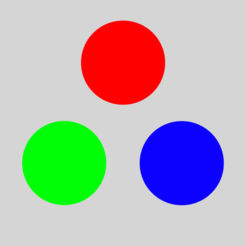
#> input picture dip/rgb.jpg, 246 x 246 px, found by its file name
$ jupyter execute --allow-errors CSE_4106_Basic_Image_Operations.ipynb
#> lines starting #> are read from the running program, lines starting #| are printed output that depends on the picture
***Google Drive Mount***

# ***Reading & Displaying an image***
* OpenCV-Python is a library of Python bindings designed to solve computer vision problems.
* cv2.imread() method loads an image from the specified file.
* If the image cannot be read (because of missing file, improper permissions, unsupported or invalid format) then this method returns an empty matrix.
* Syntax: cv2.imread(path, flag)

* Parameters:
* path: A string representing the path of the image to be read.
* flag: It specifies the way in which image should be read. It’s default value is cv2.IMREAD_COLOR.
1.   cv2.IMREAD_COLOR or 1
2.   cv2.IMREAD_GRAYSCALE 0r 0
3.   cv2.IMREAD_UNCHANGED or -1
* Return Value: This method returns an image that is loaded from the specified file.

[cell 1]
#import the libraries
import numpy as np
import matplotlib.pyplot as plt
import cv2
#reading the image
image = cv2.imread('E:\4-1\lab\dip\rgb.jpg', 1)
cv2.imshow(image)
#> (the rest of this cell did not finish here and is left out)

# ***Changing the color spaces***

*   A color space is a protocol for representing colors in a way that makes them easily reproducible. We know that grayscale images have single pixel values and color images contain 3 values for each pixel the intensities of the Red, Green and Blue channels.
*  OpenCV reads a given image in the BGR format by default. So, you’ll need to change the color space of your image from BGR to RGB when reading images using OpenCV.
* For color conversion, we use the function cv2.cvtColor(input image, flag) where flag deter- mines the type of conversion.

1. For BGR ->Gray conversion we use the flags cv2.COLOR_BGR2GRAY.
2. For BGR -> RGB conversion we use the flags cv2.COLOR_BGR2RGB.
3. For BGR -> HSV, we use the flag cv2.COLOR_BGR2HSV.

**Convert to Gray Scale**

#> (a cell that did not finish here is left out)

#> (a cell that did not finish here is left out)

#> (a cell that did not finish here is left out)

# ***Accessing Image Properties***
* Properties of the image such as shape and size are accessed using NumPy array functions.
* Image properties include number of rows, columns and channels, type of image data, number of pixels etc.

[cell 5]
#import the libraries
import numpy as np
import matplotlib.pyplot as plt
import cv2
#reading the image
image = cv2.imread('/content/rgb.jpg')
#> image is the input picture: shape (246, 246, 3); mean B, G, R 178.2, 177.8, 178.7
#Displaying image properties
print('Image shape:', image.shape)
#| Image shape: (246, 246, 3)
print('Total number of pixels:', image.size)
#| Total number of pixels: 181548
print('Dimension:', image.ndim)
#| Dimension: 3
print (type(image))
#| <class 'numpy.ndarray'>
print(image)
#> (printed output is left out)
print(image[0][0])
#| [213 213 213]

***Another ways to access the image properties***
* The image.shape function can provide the dimension of a given image.
* The shape() function stores each of the dimension of the image like the height of the image, width of the image and number of channels in the image at different indices.
1. The height of the image is stored at the index 0.
2. The width of the image is stored at index 1.
3. The number of channels in the image is stored at index 2.

[cell 6]
height = image.shape[0]
#> height = 246
width = image.shape[1]
#> width = 246
num_channels = image.shape[2]
#> num_channels = 3
print('The height of the input image is : ', height)
#| The height of the input image is :  246
print('The width of the input image is : ', width)
#| The width of the input image is :  246
print('The Number of Channels in the input image are : ', num_channels)
#| The Number of Channels in the input image are :  3

# ***Splitting & Merging Image Channels***
* The B,G,R channels of an image can be split into their individual planes when needed.
* Then, the individual channels can be merged back together to form a BGR image again.
* In OpenCV, an image is represented as a NumPy array of shape (height, width, num_channels), where num_channels corresponds to the number of color channels in the image. For a color image, the num_channels is typically 3, corresponding to the Red, Green, and Blue channels (RGB).
* Splits the image array into separate pixel arrays for each color channel (Red, Green, and Blue) using the split () function, and stores them in the r, g, and b variables.
* Merges the individual color channels into a single RGB image using the merge () function.

[cell 7]
#Splitting Image Channels
b, g, r = cv2.split(image)
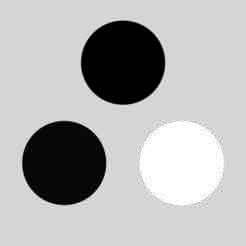
#> b: shape (246, 246); min 0, max 255, mean 178.2
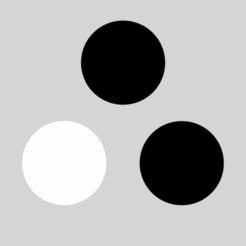
#> g: shape (246, 246); min 0, max 255, mean 177.8
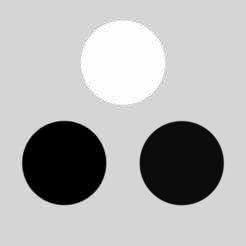
#> r: shape (246, 246); min 0, max 255, mean 178.7
rgb_image = cv2.merge((r, g, b))
num_red_pixels = cv2.countNonZero(r)
#> num_red_pixels = 55672
num_green_pixels = cv2.countNonZero(g)
#> num_green_pixels = 55276
num_blue_pixels = cv2.countNonZero(b)
#> num_blue_pixels = 55353
# Display the total number of pixels for each color channel
print('Total number of red pixels:', num_red_pixels)
#| Total number of red pixels: 55672
print('Total number of green pixels:', num_green_pixels)
#| Total number of green pixels: 55276
print('Total number of blue pixels:', num_blue_pixels)
#| Total number of blue pixels: 55353

[cell 8]
#Displaying different image channels
#creates a figure with a size of 12 inches by 10 inches and adds two subplots to it.
fig = plt.figure(figsize=(12,10))
# Creating subplot for top left corner of the grid
ax1 = fig.add_subplot(221)
# Creating subplot for top right corner of the grid
ax2 = fig.add_subplot(222)
ax1.imshow(image)
ax1.title.set_text('BGR Channeled Image')
ax2.imshow(rgb_image)
ax2.title.set_text('RGB Channeled Image')
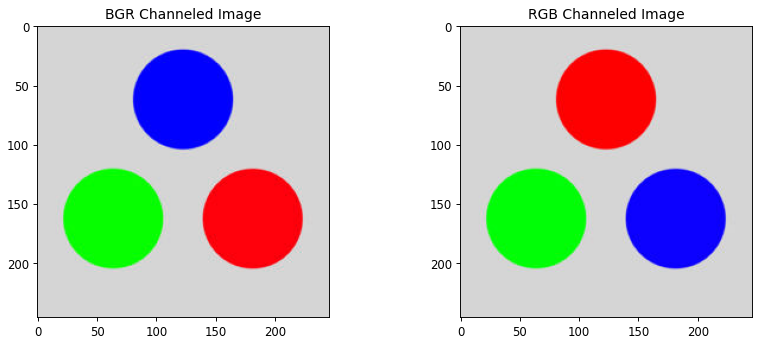
#> figure drawn by matplotlib, 2 panels; B, G, R data is drawn as R, G, B

# ***Seperating Image Channels and Displaying it Individually***

[cell 9]
#import the libraries
import numpy as np
import matplotlib.pyplot as plt
import cv2
#reading the image
image = cv2.imread('rgb.jpg')
fig, axs = plt.subplots(1, 3, figsize=(10, 5))
# Display the red channel image in the first subplot
axs[0].imshow(r)
axs[0].set_title('Red Channel')
# Display the green channel image in the second subplot
axs[1].imshow(g)
axs[1].set_title('Green Channel')
# Display the blue channel image in the third subplot
axs[2].imshow(b)
axs[2].set_title('Blue Channel')

# ***Another ways to seperate the image channels and display***

[cell 10]
import cv2
import matplotlib.pyplot as plt
# Load an image
image = cv2.imread('/content/rgb.jpg')
# Extract the channel pixel array
r = image[:,:,2]
g = image[:,:,1]
b = image[:,:,0]
print(r)
#> (printed output is left out)

# ***Seperating Image Channels and Displaying Using Color Map***

[cell 11]
fig, axs = plt.subplots(1, 3, figsize=(10, 5))
# Display the red channel image in the first subplot
axs[0].imshow(r, cmap='gray')
axs[0].set_title('Red Channel')
# Display the green channel image in the second subplot
axs[1].imshow(g, cmap='gray')
axs[1].set_title('Green Channel')
# Display the blue channel image in the third subplot
axs[2].imshow(b, cmap='gray')
#axs[2].set_title('Blue Channel')
# Show the plot
plt.show()

# ***Converting Image From One Format to Another***

[cell 12]
import os
import cv2

# Set the directory path containing JPEG images
input_dir = '/content/drive/MyDrive/Jpg Images'

# Create a directory for storing the output PNG images
output_dir = '/content/drive/MyDrive/PNG Images'
if not os.path.exists(output_dir):
    os.makedirs(output_dir)

# Loop through all the JPEG images in the input directory
#> (the rest of this cell did not finish here and is left out)

# ***Image Resize and Rotation***

[cell 13]
import cv2
import matplotlib.pyplot as plt
# Load an image
image = cv2.imread('/content/rgb.jpg')
image = cv2.cvtColor(image,cv2.COLOR_BGR2RGB)
#rotation of an image
rotated_image = cv2.rotate(image, cv2.ROTATE_90_CLOCKWISE)
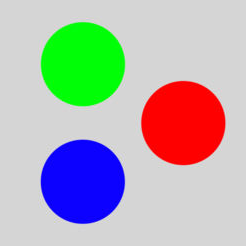
#> rotated_image: shape (246, 246, 3); mean R, G, B 178.7, 177.8, 178.2
#resizing of an image
resized_img = cv2.resize(image, (512,256), interpolation = cv2.INTER_LINEAR)
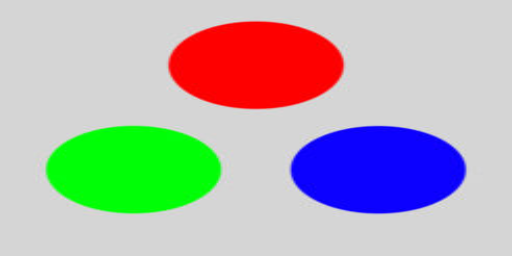
#> resized_img: shape (256, 512, 3); mean R, G, B 178.7, 177.7, 178.2

plt.figure()
plt.imshow(rotated_image)

plt.show()
#> (the rest of this cell did not finish here and is left out)
